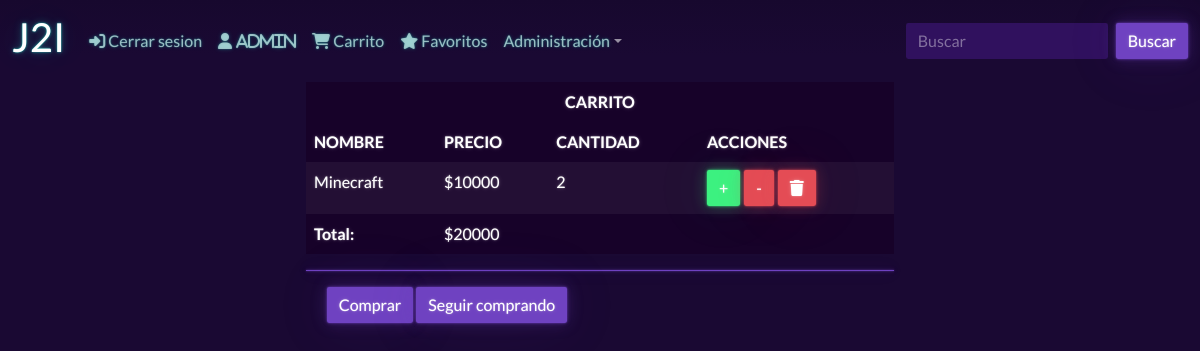
Page /carrito/ (signed in) on the earlier database version.
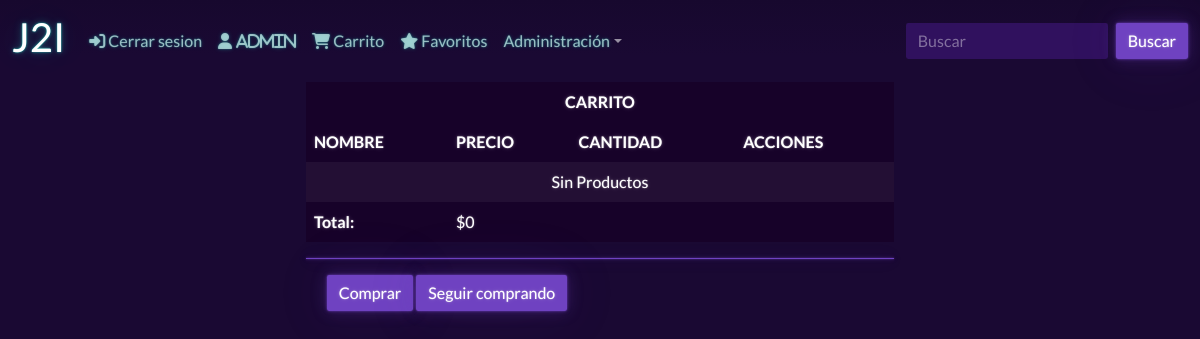
Same page on the later database version.
### app/models.py (models this page shows, shortened)
class Detalle_boleta (models.Model):
    producto = models.ForeignKey(Producto, on_delete=models.CASCADE)
    boleta = models.ForeignKey(Boleta, on_delete=models.CASCADE)
    cantidad_productos = models.IntegerField(default=0)

class Producto(models.Model):
    id=models.IntegerField( primary_key=True ,default=uuid.uuid4, null=False)
    nombre_p = models.CharField( max_length=50,null=False)
    imagen = models.ImageField("Imagen", upload_to='add_producto', null=True)
    valor = models.IntegerField(null=False)

class Boleta (models.Model):
    id = models.UUIDField(primary_key=True, default=uuid.uuid4, editable=False)
    fechaVenta = models.DateTimeField(auto_now_add=True)
    cliente = models.ForeignKey(User,on_delete=models.CASCADE)
    completada = models.BooleanField(default=False)
    @property
    def get_total(self):
        detalle = self.detalle_boleta_set.all()
        total = sum([item.producto.valor * item.cantidad_productos for item in detalle])
        return total
    @property
    def get_item(self):
        detalle = self.detalle_boleta_set.all()
        total = sum([item.cantidad_productos for item in detalle])
        return total

### app/views.py (the view)
# urls.py: path('carrito/', carrito, name='carrito'),
@login_required
def carrito(request):
    order, created = Boleta.objects.get_or_create(cliente=request.user, completada=False)
    items = order.detalle_boleta_set.all()
    items_carrito = order.get_item  # Asegúrate de tener este método o propiedad definido en el modelo Boleta
    data = {
        'order': order,
        'items': items,
        'items_carrito': items_carrito,
    }
    return render(request, 'app/carrito.html', data)

### app/templates/app/carrito.html (shortened to what this page needs)
{% extends "app/base.html" %}
{% load humanize %}
{% load static %}
{% block contenido %}
<div class="row">
  <div class="col-12 col-md-6 offset-md-3">
      <table class="table table-dark table-striped">
          <thead>
              <tr>
                  <th scope="col" colspan="4" class="text-center">CARRITO</th>
              </tr>
              <tr>
                  <th scope="col">NOMBRE</th>
                  <th scope="col">PRECIO</th>
                  <th scope="col">CANTIDAD</th>
                  <th scope="col">ACCIONES</th>
              </tr>
          </thead>
          <tbody>
              {% if items %}
                  {% for detalle in items %}
                      <tr>
                          <td>{{ detalle.producto.nombre_p }}</td>
                          <td>${{ detalle.producto.valor }}</td>
                          <td>{{ detalle.cantidad_productos }}</td>
                          <td class="d-flex">
                              <form method="post" action="{% url 'agregar_al_carrito' detalle.producto.id %}">
                                  <button type="submit" class="btn btn-success me-1">+</button>
                              </form>
                              <form method="post" action="{% url 'quitar_del_carrito' detalle.producto.id %}">
                                  <button type="submit" class="btn btn-danger me-1">-</button>
                              </form>
                              <form method="post" action="{% url 'eliminar_del_carrito' detalle.producto.id %}">
                                  <button type="submit" class="btn btn-danger me-1"><i class="fa-solid fa-trash"></i></button>
                              </form>
                          </td>
                      </tr>
                  {% endfor %}
              {% else %}
                  <tr>
                      <td colspan="4">
                          <div class="text-center">Sin Productos</div>
                      </td>
                  </tr>
              {% endif %}
              <tr>
                  <th scope="row">Total:</th>
                  <td colspan="3">${{ order.get_total }}</td>
              </tr>
          </tbody>
      </table>
      <hr>
      <div class="row text-center">
          <div class="col-6">
              <a href="{% url 'pago' %}" class="btn btn-primary">Comprar</a>
              <a href="{% url 'index' %}" class="btn btn-primary">Seguir comprando</a>
          </div>
      </div>
  </div>
</div>
{% endblock contenido %}

Differences in the rows shown:
removed Detalle_boleta: producto.nombre_p "Minecraft", producto.valor "10000", cantidad_productos "2"
no longer on this page (row edited): Boleta: get_total "20000"
added Boleta: get_total "0"
Other differences:
text now shown: "Sin Productos"
